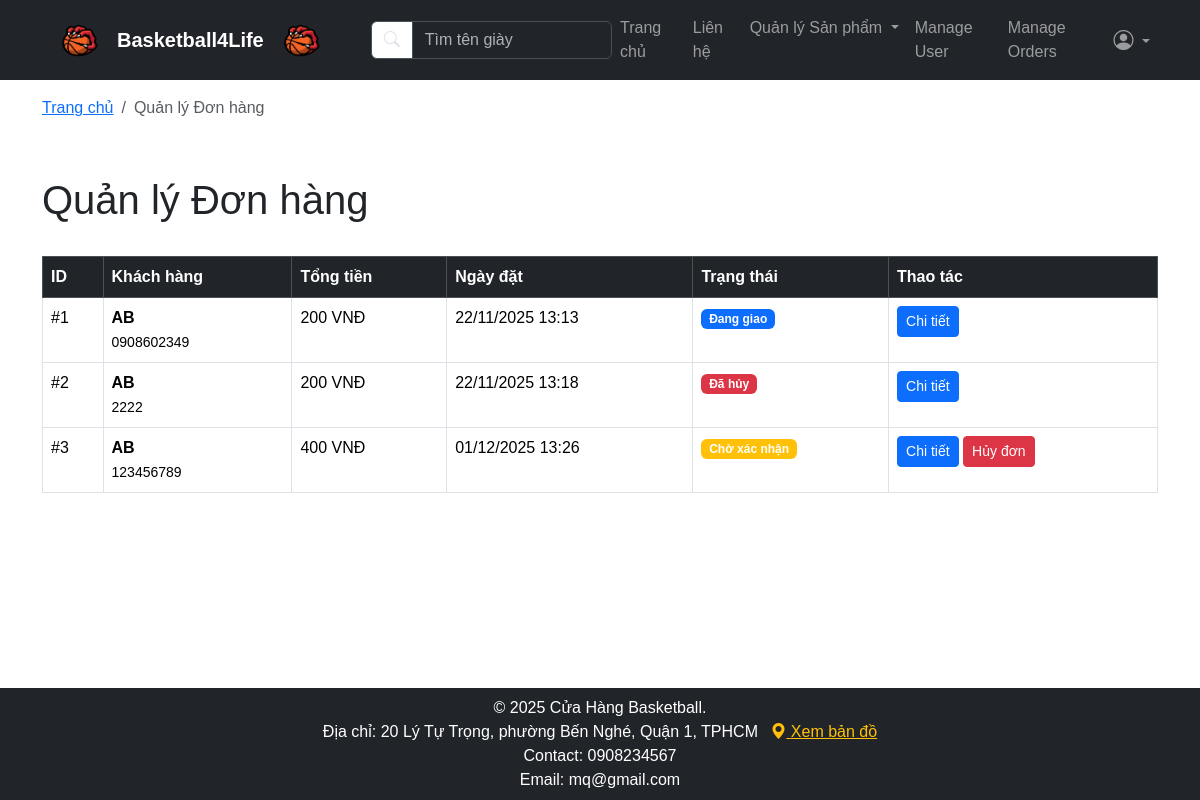
Page /index.php?area=admin&controller=order&action=index (signed in) on the committed database.
### tables this page shows
CREATE TABLE `orders` (
  `id` int(11) NOT NULL,
  `user_id` int(11) NOT NULL,
  `total_money` decimal(10,2) NOT NULL,
  `status` enum('pending','confirmed','shipping','delivered','cancelled') NOT NULL DEFAULT 'pending',
  `fullname` varchar(255) NOT NULL,
  `phone` varchar(20) NOT NULL,
  `address` text NOT NULL,
  `note` text DEFAULT NULL,
  `created_at` timestamp NOT NULL DEFAULT current_timestamp()
);

### app/controllers/Admin/OrderController.php (called while the page is built, shortened)
<?php
require_once __DIR__ . '/../../../app/models/Order.php';
class OrderController {
    private $orderModel;
    public function __construct($db) {
        $this->orderModel = new Order($db);
    }
    public function index() {
        $stmt = $this->orderModel->getAllOrders();
        $orders = $stmt->fetchAll(PDO::FETCH_ASSOC);
        require '../resources/views/layouts/header.php';
        require '../resources/views/admin/orders/manage.php';
        require '../resources/views/layouts/footer.php';
    }
}
?>

### app/models/Order.php (called while the page is built, shortened)
<?php
class Order {
    private $conn;
    private $table_name = "orders";
    public function __construct($db) {
        $this->conn = $db;
    }
    public function getAllOrders() {
        $query = "SELECT * FROM " . $this->table_name . " ORDER BY created_at ASC";
        $stmt = $this->conn->prepare($query);
        $stmt->execute();
        return $stmt;
    }
}
?>

### resources/views/admin/orders/manage.php (the view)
<div class="d-flex justify-content-between align-items-center mb-4">
    <h1>Quản lý Đơn hàng</h1>
</div>
<table class="table table-bordered table-hover">
    <thead class="table-dark">
        <tr>
            <th>ID</th>
            <th>Khách hàng</th>
            <th>Tổng tiền</th>
            <th>Ngày đặt</th>
            <th>Trạng thái</th>
            <th>Thao tác</th>
        </tr>
    </thead>
    <tbody>
        <?php foreach($orders as $order): ?>
            <tr>
                <td>#<?php echo $order['id']; ?></td>
                <td>
                    <strong><?php echo htmlspecialchars($order['fullname']); ?></strong><br>
                    <small><?php echo $order['phone']; ?></small>
                </td>
                <td><?php echo number_format($order['total_money'], 0, ',', '.'); ?> VNĐ</td>
                <td><?php echo date('d/m/Y H:i', strtotime($order['created_at'])); ?></td>
                <td>
                    <?php
                        $status_color = [
                            'pending' => 'bg-warning',
                            'confirmed' => 'bg-info',
                            'shipping' => 'bg-primary',
                            'delivered' => 'bg-success',
                            'cancelled' => 'bg-danger'
                        ];
                        $status_label = [
                            'pending' => 'Chờ xác nhận',
                            'confirmed' => 'Đã xác nhận',
                            'shipping' => 'Đang giao',
                            'delivered' => 'Đã giao',
                            'cancelled' => 'Đã hủy'
                        ];
                    ?>
                    <span class="badge <?php echo $status_color[$order['status']] ?? 'bg-secondary'; ?>">
                        <?php echo $status_label[$order['status']] ?? $order['status']; ?>
                    </span>
                </td>
                <td>
                    <a href="index.php?area=admin&controller=order&action=show&id=<?php echo $order['id']; ?>" class="btn btn-sm btn-primary">Chi tiết</a>
                    <?php if ($order['status'] == 'pending'): ?>
                        <a href="index.php?area=admin&controller=order&action=cancel&id=<?php echo $order['id']; ?>" class="btn btn-sm btn-danger" onclick="return confirm('Bạn có chắc chắn muốn hủy đơn hàng này không?');">Hủy đơn</a>
                    <?php endif; ?>
                </td>
            </tr>
        <?php endforeach; ?>
    </tbody>
</table>

### public/css/style.css (style rules this page uses)
body { font-family: sans-serif; }

### rows in the picture
orders: id "1", fullname "AB", phone "0908602349", total_money "200", created_at "22/11/2025 13:13", status "Đang giao"
orders: id "2", fullname "AB", phone "2222", total_money "200", created_at "22/11/2025 13:18", status "Đã hủy"
orders: id "3", fullname "AB", phone "123456789", total_money "400", created_at "01/12/2025 13:26", status "Chờ xác nhận"

### other values in the picture
$crumb['label'] "Quản lý Đơn hàng"
